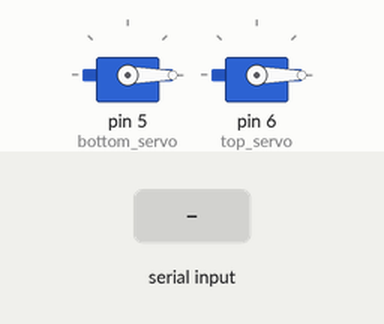
Simulated run of this sketch. Board: Arduino Uno, built with avr-gcc and run on an emulated ATmega328P. Shown: 2 × servo. The test bench sets the inputs (shaded band).

Above: at 1.2 s.
1.3 s: "90,45\n" received over Serial
At 1.6 s:
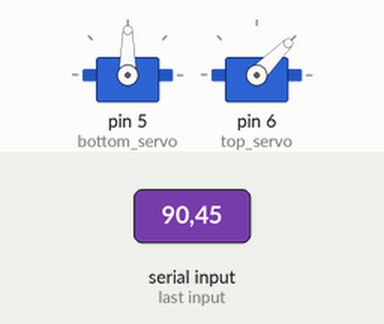
2.8 s: "30,150\n" received over Serial
At 4.0 s:
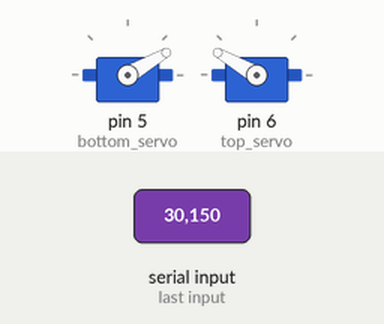
Timing chart, 0 to 5.8 s (numbered marks = the images above; inputs shaded):
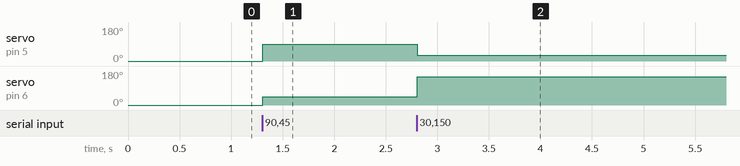

The sketch:

servo_control_via_input.ino
```cpp
#include <Servo.h>;
Servo bottom_servo;
Servo top_servo;

int bottom_value = 0;
int top_value = 0;
int current_int;
bool state = false;

void setup() {
  Serial.begin(9600);
  bottom_servo.attach(5);
  top_servo.attach(6);
  bottom_servo.write(0);
  top_servo.write(0);
  Serial.setTimeout(10);
}

void loop() {
  if (Serial.available()) {
    current_int = Serial.parseInt();
    if (current_int != 0) {
      if (!state) {
        //        Serial.print("Bottom Value: ");
        //        Serial.println(current_int);
        bottom_value = current_int;
        //        delay(300);
      }
      else {
        //        Serial.print("Top Value: ");
        //        Serial.println(current_int);
        top_value = current_int;
        bottom_servo.write(bottom_value);
        top_servo.write(top_value);
//        delay(0);
      }
      state = !state;
    }
  }
}
```

Measured:
- after the input at 1.3 s, servo on pin 5 (bottom_servo): 0° → 90° at once; servo on pin 6 (top_servo): 0° → 45° at once
- after the input at 2.8 s, servo on pin 5 (bottom_servo): 90° → 30° at once; servo on pin 6 (top_servo): 45° → 150° at once
